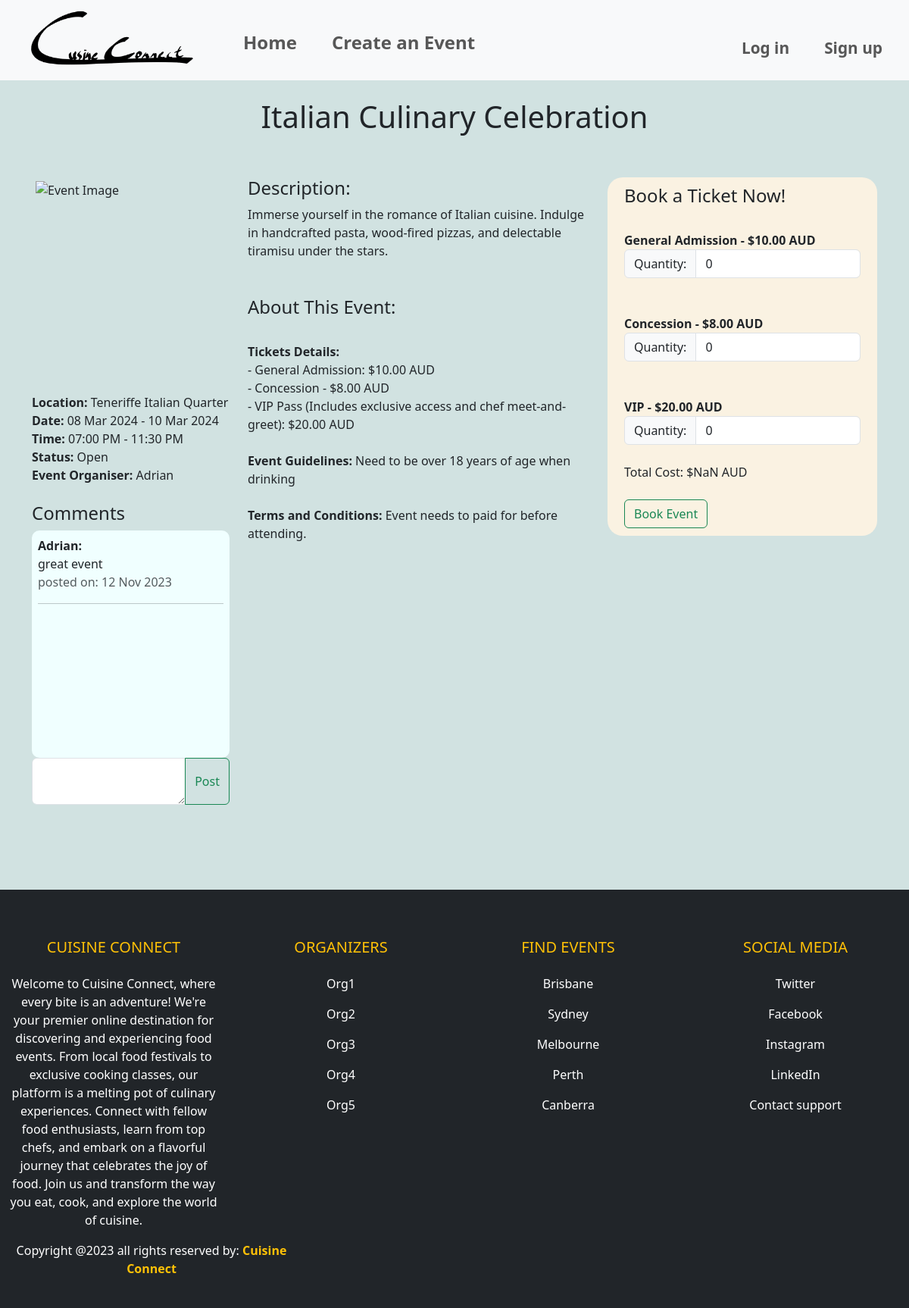
Screenshot of /events/event/1 with the database file from the repository.
### website/models.py (models this page shows, shortened)
class Event(db.Model):
    __tablename__ = 'events'
    id = db.Column(db.Integer, primary_key=True)
    name = db.Column(db.String(80), nullable=False)
    location = db.Column(db.String(400), nullable=False)
    start_date = db.Column(db.Date, nullable=False)
    end_date = db.Column(db.Date, nullable=False)
    start_time = db.Column(db.Time, nullable=False)
    end_time = db.Column(db.Time, nullable=False)
    ga_price = db.Column(db.Numeric, nullable=False)
    ga_availability = db.Column(db.Integer, nullable=False)
    concession_price = db.Column(db.Numeric, nullable=False)
    concession_availability = db.Column(db.Integer, nullable=False)
    vip_price = db.Column(db.Numeric, nullable=False)
    vip_availability = db.Column(db.Integer, nullable=False)
    description = db.Column(db.Text, nullable=False)
    image = db.Column(db.String(400), nullable=True)
    event_guidelines = db.Column(db.Text, nullable=True)
    terms_conditions = db.Column(db.Text, nullable=True)
    category = db.Column(db.String(80), nullable=True)
    comments = db.relationship('Comment', backref='event')
    user_id = db.Column(db.Integer, db.ForeignKey('users.id'))
    user = db.relationship('User', backref=db.backref('events', lazy=True))
    is_cancelled = db.Column(db.Boolean, default=False)
    event_bookings = db.relationship('Bookings', back_populates='event', lazy=True)
    @property
    def total_availability(self):
        return (self.concession_availability + self.ga_availability + self.vip_availability)
    @property
    def total_tickets_booked(self):
        return sum(bookings.ga_quantity + bookings.concession_quantity + bookings.vip_quantity for bookings in self.event_bookings)
    @property
    def status(self):
        try:
            if self.is_cancelled:
                return "Cancelled"
            elif self.total_availability == self.total_tickets_booked:
                return "Sold Out"
            elif datetime.combine(self.start_date, self.start_time) < datetime.now():
                return "Inactive"
            else:
                return "Open"
        except Exception as e:
            print(f"Error updating status: {e}")

class Bookings(db.Model):
    __tablename__ = 'bookings'
    id = db.Column(db.Integer, primary_key=True)
    name = db.Column(db.String(80))
    description = db.Column(db.String(200))
    image = db.Column(db.String(400))
    user_id = db.Column(db.Integer, db.ForeignKey('users.id'))
    event_id = db.Column(db.Integer, db.ForeignKey('events.id'))
    event = db.relationship('Event', back_populates='event_bookings', lazy=True)
    ga_quantity = db.Column(db.Integer, default=0)
    concession_quantity = db.Column(db.Integer, default=0)
    vip_quantity = db.Column(db.Integer, default=0)
    booking_time = db.Column(db.DateTime, default=datetime.utcnow)

class User(db.Model, UserMixin):
    __tablename__='users'
    id = db.Column(db.Integer, primary_key=True)
    name = db.Column(db.String(100), index=True, unique=True, nullable=False)
    emailid = db.Column(db.String(100), index=True, nullable=False)
    contactnumber = db.Column(db.Integer)
    address = db.Column(db.String(15), unique=True, index=True, nullable=True)
    password_hash = db.Column(db.String(255), nullable=False)
    comments = db.relationship('Comment', backref='user')

class Comment(db.Model):
    __tablename__ = 'comments'
    id = db.Column(db.Integer, primary_key=True)
    text = db.Column(db.String(400))
    created_at = db.Column(db.DateTime, default=datetime.now())
    user_id = db.Column(db.Integer, db.ForeignKey('users.id'))
    event_id = db.Column(db.Integer, db.ForeignKey('events.id'))

### website/events.py (the view)
@bp.route('/event/<int:id>')
def event_details(id):
    print(f"Event ID: {id}")
    event = Event.query.get_or_404(id)
    comment_form = CommentForm()
    return render_template('eventDetails.html', event=event, form=comment_form)

### website/forms.py
class CommentForm(FlaskForm):
    text = TextAreaField('Comment', [InputRequired()])
    submit = SubmitField('Post')

### website/templates/eventDetails.html (shortened to what this page needs)
{% extends 'base.html' %}
{% block header %}
<link rel="stylesheet" href="{{ url_for('static', filename='style/style.css') }}">
{% endblock %}
{% block content %}
<div>
    <div class="heading">
        <h1>{{ event.name }}</h1><br><br>
    </div>
    <div class="container">
        <div class="row">
            <div class="col-sm-3">
                <div class="box">
                    <img class="cropImage" src="{{ url_for('static', filename=event.image.split('static/')[1].replace('\\', '/')) }}" alt="Event Image">
                </div>
                <br><b>Location:</b> {{ event.location }}
                <br><b>Date:</b> {{ event.start_date.strftime('%d %b %Y') }} - {{ event.end_date.strftime('%d %b %Y') }}
                <br><b>Time:</b> {{ event.start_time.strftime('%I:%M %p') }} - {{ event.end_time.strftime('%I:%M %p') }}
                <br><b>Status:</b> {{ event.status }}
                <br><b>Event Organiser:</b> {{ event.user.name }}
                <br><br><h4>Comments</h4>
                <div class="overflow-auto reviewsColor">
                    <div class="reviews">
                        {% for comment in event.comments %}
                        <div>
                            <b>{{ comment.user.name }}:</b><br>
                            {{ comment.text }}
                            <div class="text-muted">posted on: {{ comment.created_at.strftime('%d %b %Y') }}</div>
                        </div>
                        <hr class="hr hr-blurry" />
                        {% endfor %}
                    </div>
                </div>
                <form method="post" action="{{ url_for('event.post_comment', event_id=event.id) }}">
                    <div class="input-group mb-3">
                        {{ form.text(class="form-control") }}
                        <button class="btn btn-outline-success" type="submit">Post</button>
                    </div>
                </form>
            </div>
            <div class="col-sm-5">
                <h4>Description:</h4>
                {{ event.description }}
                <br><br><br><h4>About This Event:</h4>
                <br><b>Tickets Details:</b>
                <br>- General Admission: ${{ "%.2f"|format(event.ga_price) }} AUD
                <br>- Concession - ${{ "%.2f"|format(event.concession_price) }} AUD
                <br>- VIP Pass (Includes exclusive access and chef meet-and-greet): ${{ "%.2f"|format(event.vip_price) }} AUD
                <br><br><b>Event Guidelines:</b>
                {{ event.event_guidelines }}
                <br><br><b>Terms and Conditions:</b>
                {{ event.terms_conditions }}
            </div>
            <div class="col-sm-4">
                <div class="formLayout">
                    <div class="container">
                        <h4>Book a Ticket Now!</h4>
                        <form method="post" action="{{ url_for('event.book_event', id=event.id) }}">
                            <br><b>General Admission - ${{ "%.2f"|format(event.ga_price) }} AUD</b><br>
                            <div class="input-group">
                                <div class="input-group-text">Quantity:</div>
                                <input type="number" name="ga_quantity" id="GAquantity" class="form-control" min="0" value="0">
                            </div><br>
                            <br><b>Concession - ${{ "%.2f"|format(event.concession_price) }} AUD</b><br>
                            <div class="input-group">
                                <div class="input-group-text">Quantity:</div>
                                <input type="number" name="concession_quantity" id="concessionquantity" class="form-control" min="0" value="0">
                            </div><br>
                            <br><b>VIP - ${{ "%.2f"|format(event.vip_price) }} AUD</b><br>
                            <div class="input-group">
                                <div class="input-group-text">Quantity:</div>
                                <input type="number" name="vip_quantity" id="VIPquantity" class="form-control" min="0" value="0">
                            </div><br>
                            <div id="totalPrice">Total Cost: $0.00 AUD</div><br>
                            <button class="btn btn-outline-success" type="submit">Book Event</button>
                        </form>
                    </div>
                </div>
            </div>
        </div>
    </div>
</div>
<br><br><br><br>
{% endblock %}

### website/static/style/style.css (style rules this page uses)
.heading { text-align: center; padding-top: 2%; }
.box { position: relative; width:100%; border: 5px solid rgba(196, 218, 216, 0); }
.box::before { content: ""; display: block; padding-top: 100%; }
.cropImage { position: absolute; top: 0; left: 0; width: 100%; height: 100%; object-fit: cover; }
.bGColor { background-color: rgba(196, 218, 216, 0.767); }
.formLayout { background-color: rgb(250, 242, 226); padding: 10px; border-radius: 20px; }
.reviews { height: 300px; padding: 8px; }
.reviewsColor { background-color: azure; border-radius: 10px; }

### rows the page displays
Event: name "Italian Culinary Celebration", location "Teneriffe Italian Quarter", start_date "08 Mar 2024", end_date "10 Mar 2024", start_time "07:00 PM", end_time "11:30 PM", status "Open", description "Immerse yourself in the romance of Italian cuisine. Indulge in handcrafted pasta, wood-fired pizzas, and delectable tiramisu under the stars.", ga_price "10.00", concession_price "8.00", vip_price "20.00", event_guidelines "Need to be over 18 years of age when drinking", terms_conditions "Event needs to paid for before attending."
User: user.name "Adrian"
Comment: user.name "Adrian", text "great event", created_at "12 Nov 2023"
